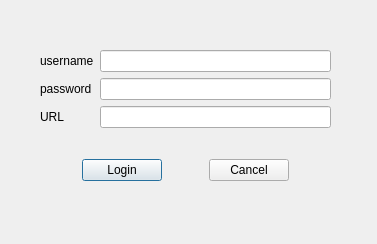
<?xml version="1.0" encoding="UTF-8"?>
<ui version="4.0">
 <class>Dialog</class>
 <widget class="QDialog" name="Dialog">
  <property name="geometry">
   <rect>
    <x>0</x>
    <y>0</y>
    <width>377</width>
    <height>244</height>
   </rect>
  </property>
  <property name="windowTitle">
   <string>Dialog</string>
  </property>
  <widget class="QWidget" name="verticalLayoutWidget">
   <property name="geometry">
    <rect>
     <x>40</x>
     <y>50</y>
     <width>291</width>
     <height>131</height>
    </rect>
   </property>
   <layout class="QVBoxLayout" name="verticalLayout">
    <item>
     <layout class="QFormLayout" name="loginForm">
      <item row="0" column="0">
       <widget class="QLabel" name="label">
        <property name="text">
         <string>username</string>
        </property>
       </widget>
      </item>
      <item row="0" column="1">
       <widget class="QLineEdit" name="usernameLine"/>
      </item>
      <item row="1" column="0">
       <widget class="QLabel" name="label_2">
        <property name="text">
         <string>password</string>
        </property>
       </widget>
      </item>
      <item row="1" column="1">
       <widget class="QLineEdit" name="passwordLine">
        <property name="echoMode">
         <enum>QLineEdit::Password</enum>
        </property>
       </widget>
      </item>
      <item row="2" column="0">
       <widget class="QLabel" name="label_3">
        <property name="text">
         <string>URL</string>
        </property>
       </widget>
      </item>
      <item row="2" column="1">
       <widget class="QLineEdit" name="urlLine"/>
      </item>
     </layout>
    </item>
    <item>
     <layout class="QHBoxLayout" name="horizontalLayout">
      <item>
       <spacer name="horizontalSpacer_2">
        <property name="orientation">
         <enum>Qt::Horizontal</enum>
        </property>
        <property name="sizeHint" stdset="0">
         <size>
          <width>40</width>
          <height>20</height>
         </size>
        </property>
       </spacer>
      </item>
      <item>
       <widget class="QPushButton" name="loginButton">
        <property name="text">
         <string>Login</string>
        </property>
       </widget>
      </item>
      <item>
       <spacer name="horizontalSpacer">
        <property name="orientation">
         <enum>Qt::Horizontal</enum>
        </property>
        <property name="sizeHint" stdset="0">
         <size>
          <width>40</width>
          <height>20</height>
         </size>
        </property>
       </spacer>
      </item>
      <item>
       <widget class="QPushButton" name="cancelButton">
        <property name="text">
         <string>Cancel</string>
        </property>
       </widget>
      </item>
      <item>
       <spacer name="horizontalSpacer_3">
        <property name="orientation">
         <enum>Qt::Horizontal</enum>
        </property>
        <property name="sizeHint" stdset="0">
         <size>
          <width>40</width>
          <height>20</height>
         </size>
        </property>
       </spacer>
      </item>
     </layout>
    </item>
   </layout>
  </widget>
 </widget>
 <resources/>
 <connections/>
</ui>
